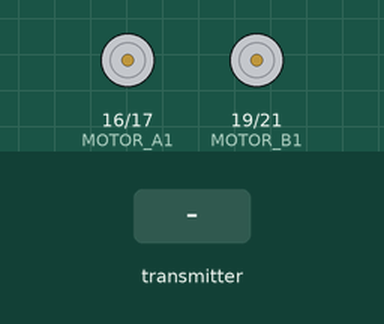
Bench run of a program on a simulated ESP32. Shown: motor-driver pin pairs drawn as motors (green arrow = first pin HIGH = forward, orange = second pin HIGH = backward, longer = more drive, scaled by the enable pin). The test bench sets the inputs (shaded band).

Above: at 1.2 s.
1.3 s: the transmitter starts sending xAxis = 1024
At 2.5 s:
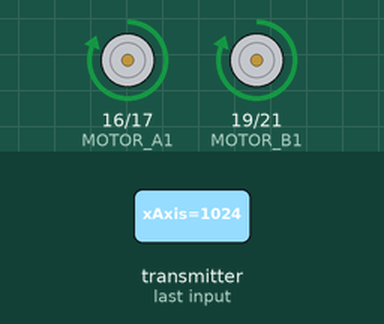
2.8 s: the transmitter starts sending yAxis = 1024
At 3.8 s:
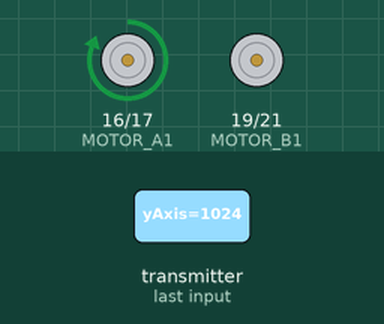
4.3 s: the transmitter starts sending xAxis = 0
At 5.0 s:
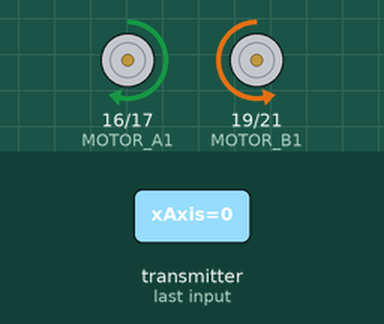
5.8 s: the transmitter starts sending xAxis = 2048
At 6.1 s:
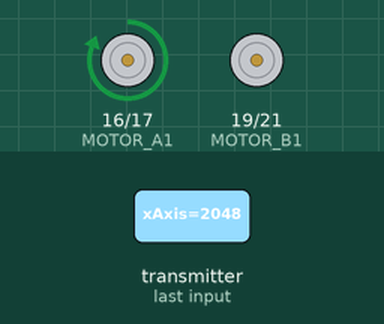
7.3 s: the transmitter starts sending yAxis = 0
At 8.4 s:
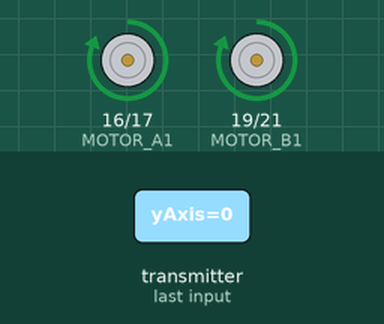
8.8 s: the transmitter starts sending yAxis = 2048
At 9.6 s:
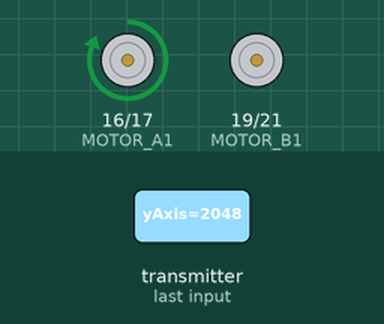
Timing chart, 0 to 11.3 s (numbered marks = the images above; inputs shaded):
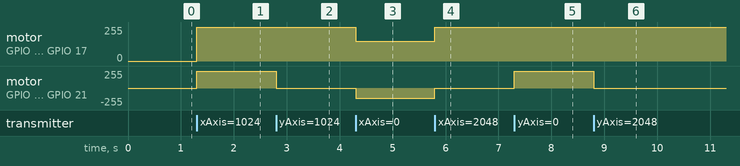

Measured:
- after the input at 1.3 s, motor on GPIO 16 (MOTOR_A1) / GPIO 17 (MOTOR_A2), motor on GPIO 19 (MOTOR_B1) / GPIO 21 (MOTOR_B2): stopped → forward 255/255 at once
- after the input at 2.8 s, motor on GPIO 19 (MOTOR_B1) / GPIO 21 (MOTOR_B2): forward 255/255 → stopped at once
- after the input at 4.3 s, motor on GPIO 16 (MOTOR_A1) / GPIO 17 (MOTOR_A2): forward 255/255 → forward 150/255 at once; motor on GPIO 19 (MOTOR_B1) / GPIO 21 (MOTOR_B2): stopped → backward 150/255 at once
- after the input at 5.8 s, motor on GPIO 16 (MOTOR_A1) / GPIO 17 (MOTOR_A2): forward 150/255 → forward 255/255 at once; motor on GPIO 19 (MOTOR_B1) / GPIO 21 (MOTOR_B2): backward 150/255 → stopped at once
- after the input at 7.3 s, motor on GPIO 19 (MOTOR_B1) / GPIO 21 (MOTOR_B2): stopped → forward 255/255 at once
- after the input at 8.8 s, motor on GPIO 19 (MOTOR_B1) / GPIO 21 (MOTOR_B2): forward 255/255 → stopped at once

The program:

main.cpp
```cpp
#include "lib/motor/motor.h"
#include "lib/communication/communication.h"

Motor motor;
Communication communication;

void setup() {
    Serial.begin(115200);

    motor.initialize();
    communication.initialize(motor);
}

void loop() {
    // Boucle vide, tout est géré via les interruptions ESP-NOW
}
```

communication.cpp
```cpp
#include "communication.h"

Motor* Communication::motorInstance = nullptr;

void Communication::initialize(Motor& motor) {
    motorInstance = &motor;

    WiFi.mode(WIFI_STA);

    if (esp_now_init() != ESP_OK) {
        Serial.println("Error initializing ESP-NOW");
        return;
    }

    esp_now_register_recv_cb(onDataReceived);
}

void Communication::onDataReceived(const uint8_t* mac, const uint8_t* incomingData, int len) {
    JoystickMessage message;
    memcpy(&message, incomingData, sizeof(message));

    if (motorInstance) {
        motorInstance->move(message.xAxis, message.yAxis);
    }
}
```

communication.h
```cpp
#ifndef COMMUNICATION_H
#define COMMUNICATION_H

#include <esp_now.h>
#include <WiFi.h>
#include "../motor/motor.h"

struct JoystickMessage {
    int xAxis;
    int yAxis;
};

class Communication {
public:
    void initialize(Motor& motor);

private:
    static void onDataReceived(const uint8_t* mac, const uint8_t* incomingData, int len);
    static Motor* motorInstance;
};

#endif
```

motor.cpp
```cpp
#include "motor.h"

void Motor::initialize() const {
    pinMode(MOTOR_A1, OUTPUT);
    pinMode(MOTOR_A2, OUTPUT);

    pinMode(MOTOR_B1, OUTPUT);
    pinMode(MOTOR_B2, OUTPUT);

    pinMode(MOTOR_B_ENA, OUTPUT);
    pinMode(MOTOR_A_ENA, OUTPUT);
    stop();
}

void Motor::move(int xAxis, int yAxis) const {
    int baseSpeed = constrain(map(abs(xAxis), 0, 100, 0, 255), 0, 255);
    int turnSpeed = constrain(map(abs(yAxis), 0, 100, 0, 255), 0, 255);
    float turnFactor = map(abs(yAxis), 0, 100, 10, 30) / 100.0f;
    int adjustedSpeed = max(baseSpeed - static_cast<int>(turnSpeed * turnFactor), 0);

    if (xAxis > 0) {
        digitalWrite(MOTOR_A1, HIGH);
        digitalWrite(MOTOR_A2, LOW);
        digitalWrite(MOTOR_B1, HIGH);
        digitalWrite(MOTOR_B2, LOW);

        analogWrite(MOTOR_A_ENA, (yAxis < 0) ? adjustedSpeed : baseSpeed);
        analogWrite(MOTOR_B_ENA, (yAxis > 0) ? adjustedSpeed : baseSpeed);
    }
    else if (xAxis < 0) {
        digitalWrite(MOTOR_A1, LOW);
        digitalWrite(MOTOR_A2, HIGH);
        digitalWrite(MOTOR_B1, LOW);
        digitalWrite(MOTOR_B2, HIGH);

        analogWrite(MOTOR_A_ENA, (yAxis > 0) ? adjustedSpeed : baseSpeed);
        analogWrite(MOTOR_B_ENA, (yAxis < 0) ? adjustedSpeed : baseSpeed);
    }
    else if (xAxis == 0 && yAxis != 0) {
        int pivotSpeed = map(abs(yAxis), 0, 100, 50, 150);
        pivotSpeed = constrain(pivotSpeed, 50, 150);

        if (yAxis > 0) {
            digitalWrite(MOTOR_A1, HIGH);
            digitalWrite(MOTOR_A2, LOW);
            digitalWrite(MOTOR_B1, LOW);
            digitalWrite(MOTOR_B2, HIGH);
        } else {
            digitalWrite(MOTOR_A1, LOW);
            digitalWrite(MOTOR_A2, HIGH);
            digitalWrite(MOTOR_B1, HIGH);
            digitalWrite(MOTOR_B2, LOW);
        }

        analogWrite(MOTOR_A_ENA, pivotSpeed);
        analogWrite(MOTOR_B_ENA, pivotSpeed);
    }
    else {
        stop();
    }
}

void Motor::stop() const {
    digitalWrite(MOTOR_A1, LOW);
    digitalWrite(MOTOR_A2, LOW);
    analogWrite(MOTOR_A_ENA, 0);

    digitalWrite(MOTOR_B1, LOW);
    digitalWrite(MOTOR_B2, LOW);
    analogWrite(MOTOR_B_ENA, 0);
}
```

motor.h
```cpp
#ifndef MOTOR_H
#define MOTOR_H

#include <Arduino.h>

constexpr int MOTOR_A1 = 16;
constexpr int MOTOR_A2 = 17;
constexpr int MOTOR_A_ENA = 22;

constexpr int MOTOR_B1 = 19;
constexpr int MOTOR_B2 = 21;
constexpr int MOTOR_B_ENA = 23;

class Motor {
    public:
    void initialize() const;
    void move(int xAxis, int yAxis) const;
    void stop() const;

    private:
    void controlMotor(int pin1, int pin2, int pwmPin, int speed) const;
};

#endif
```
